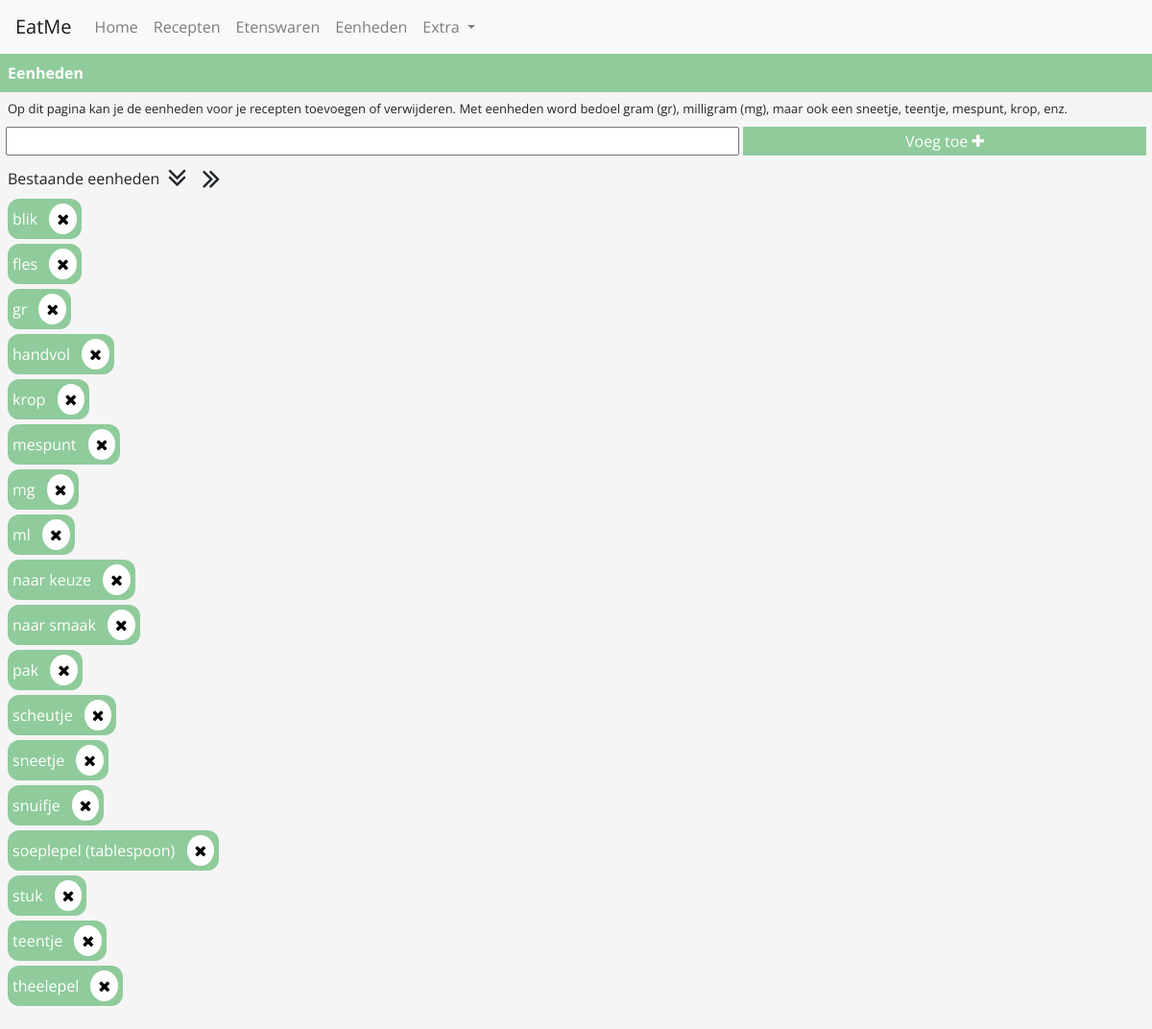
Screenshot of /eenheden.php with the database file from the repository.
### tables this page shows
CREATE TABLE IF NOT EXISTS `units` (
  `id` int(11) NOT NULL AUTO_INCREMENT,
  `name` varchar(255) NOT NULL,
  PRIMARY KEY (`id`)
);

### inc/pdo_conn.php (called while the page is built, shortened)
<?php
class DBConnection {
    public function connect() {
        global $config_servername;
        $this->servername = $config_servername;
        global $config_username;
        $this->username = $config_username;
        global $config_password;
        $this->password = $config_password;
        global $config_dbname;
        $this->dbname = $config_dbname;
        global $config_charset;
        $this->charset = $config_charset;
        try {
            $dsn = "mysql:host=".$this->servername.";dbname=".$this->dbname.";charset=".$this->charset;
            $pdo = new PDO($dsn, $this->username, $this->password);
            $pdo->setAttribute(PDO::ATTR_ERRMODE, PDO::ERRMODE_EXCEPTION);
            $pdo->setAttribute(PDO::ATTR_EMULATE_PREPARES,TRUE);
            return $pdo;
        } catch(PDOException $e){
            echo "Connection failed: ".$e->getMessage();
        }
    }
}

### inc/units.inc.php (called while the page is built, shortened)
<?php
require_once('pdo_conn.php');
class Unit extends DBConnection {
    public function getAll() {
        $stmt = $this->connect()->prepare("SELECT * FROM units ORDER BY name ASC");
        $stmt->execute();
        return $stmt->fetchAll();
    }
}

### eenheden.php (the view, shortened to what this page needs)
<?php
    require_once("inc/units.inc.php");
    $unit = new Unit();
    $allUnits = $unit->getAll();
?>
<!doctype html>
<html lang="en">
<head>
    <link rel="stylesheet" href="https://stackpath.bootstrapcdn.com/bootstrap/4.3.1/css/bootstrap.min.css">
    <link rel="stylesheet" href="https://cdnjs.cloudflare.com/ajax/libs/font-awesome/4.7.0/css/font-awesome.min.css">
    <link href="js/jquery-ui-1.12.1.custom/jquery-ui.css" rel="stylesheet">
    <link rel="stylesheet" href="css/style.css">
</head>
<body>
    <div class="nav-container">
        <?php include "navbar.php"; ?>
    </div>
    <div class="page-content">
        <div class="page-title units-theme-color">
            Eenheden
        </div>
        <div class="page-info">
            Op dit pagina kan je de eenheden voor je recepten toevoegen of verwijderen.  Met eenheden word bedoel gram (gr), milligram (mg), maar ook een sneetje, teentje, mespunt, krop, enz.
        </div>
        <div class="add-element-form">
            <form>
                <input type="text" name="new-unit" class="autocomplete">
                <div class="form-btn units-theme-color">Voeg toe <i class="fa fa-plus"></i></div>
            </form>
        </div>
        <div class="content-list">
            <div class="content-list-title">
                Bestaande eenheden <i class="fa fa-angle-double-down format-btn"></i> <i class="fa fa-angle-double-right format-btn"></i>
            </div>
            <ul>
                <?php foreach($allUnits as $row) {
                    echo '<li class="units-theme-color">'.strtolower($row['name']).' <i class="fa fa-remove remove-btn"></i></li>';
                }
                ?>
            </ul>
        </div>
    </div>
</body>
</html>

### navbar.php (shortened to what this page needs)
<nav class="navbar navbar-expand-lg navbar-light bg-light">
    <a class="navbar-brand" href="index.php">EatMe</a>
    <div class="collapse navbar-collapse" id="navbarNavDropdown">
        <ul class="navbar-nav">
            <li class="nav-item">
                <a class="nav-link" href="index.php">Home</span></a>
            </li>
            <li class="nav-item">
                <a class="nav-link" href="recepten.php">Recepten</a>
            </li>
            <li class="nav-item">
                <a class="nav-link" href="etenswaren.php">Etenswaren</a>
            </li>
            <li class="nav-item">
                <a class="nav-link" href="eenheden.php">Eenheden</a>
            </li>
            <li class="nav-item dropdown">
                <a class="nav-link dropdown-toggle" href="#" id="navbarDropdownMenuLink" data-toggle="dropdown" aria-haspopup="true" aria-expanded="false">
                    Extra
                </a>
            </li>
        </ul>
    </div>
</nav>

### css/style.css (style rules this page uses)
:root { --main-backgroundcolor: whitesmoke; --units-theme-main-color: #8fcb9b; --food-theme-main-color: #9b8fcb; --recipe-theme-main-color: #8f8073; --calendar-theme-main-color: deeppink; --extra-theme-main-color: gold; }
body { background-color: var(--main-backgroundcolor); font-family: "Open Sans", sans-serif; }
.page-title { font-weight: bold; padding: 8px; }
.units-theme-color { color: white; background-color: var(--units-theme-main-color); }
.page-info { font-size: small; padding: 8px; }
.add-element-form, .find-recipe-form { margin: auto; text-align: center; }
.add-element-form input[type="text"], .find-recipe-form input[type="text"] { width: calc(100% - 35vw - (2 * 8px)); }
.form-btn, .find-btn { display: inline-block; border: none; padding: 3px; width: 35vw; }
.content-list { padding: 8px; }
.content-list-title { display: flex; align-items: center; }
.format-btn { cursor: pointer; padding: 0 8px; font-size: 32px; }
.content-list ul { padding: 0; list-style-type: none; }
.content-list li { margin: 5px 0; padding: 5px; display: table; border-radius: 12px; }
.remove-btn { margin-left: 8px; padding: 8px; color: black; background-color: white; border-radius: 100%; }

### rows the page displays
units: name "blik"
units: name "fles"
units: name "gr"
units: name "handvol"
units: name "krop"
units: name "mespunt"
units: name "mg"
units: name "ml"
units: name "naar keuze"
units: name "naar smaak"
units: name "pak"
units: name "scheutje"
units: name "sneetje"
units: name "snuifje"
units: name "soeplepel (tablespoon)"
units: name "stuk"
units: name "teentje"
units: name "theelepel"
